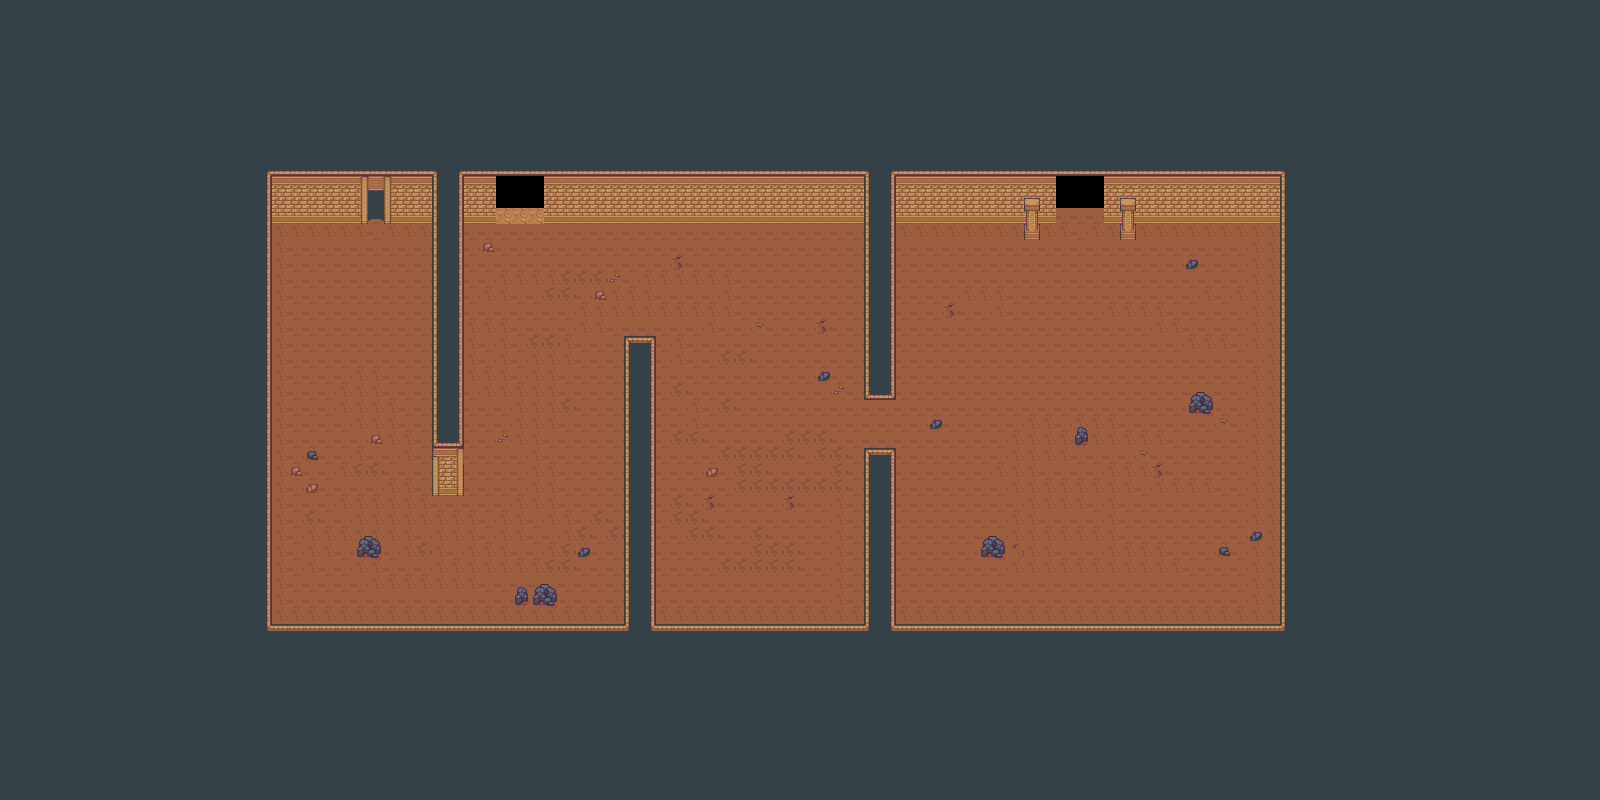

This is a level from a 2D game, rendered from its Tiled map with the project's own tilesets. A one-line summary and the map file follow, with tile-layer data summarised:
An orthogonal 100x50 tile map with 16x16 px tiles, 4 tile layers (Background2, Background1, Foreground2, Foreground1), 1 hidden layer not drawn, 4 tilesets and 28 objects (17x Slime, 8x Breakable, 2x Door, Transition).

<map version="1.2" tiledversion="1.2.5" orientation="orthogonal" renderorder="right-down" width="100" height="50" tilewidth="16" tileheight="16" infinite="0" nextlayerid="13" nextobjectid="93">
 <tileset firstgid="1" source="dungeon.tsx" />
 <tileset firstgid="1480" source="collision.tsx" />
 <tileset firstgid="1482" source="../objects/monsters.tsx" />
 <tileset firstgid="1566" source="../objects/avatar.tsx" />
 <layer id="6" name="Background2" width="100" height="50">
  <data>[5000 cells, 1938 non-empty, 16 distinct tile ids]</data>
 </layer>
 <layer id="11" name="Background1" width="100" height="50">
  <data>[5000 cells, 27 non-empty, 10 distinct tile ids]</data>
 </layer>
 <layer id="8" name="Foreground2" width="100" height="50">
  <data>[5000 cells, 3521 non-empty, 31 distinct tile ids]</data>
 </layer>
 <layer id="12" name="Foreground1" width="100" height="50">
  <data>[5000 cells, 6 non-empty, 3 distinct tile ids]</data>
 </layer>
 <layer id="7" name="Collision" width="100" height="50" visible="0">
  <data>[5000 cells, 299 non-empty, 1 distinct tile ids]</data>
 </layer>
 <objectgroup id="10" name="Objects">
  <object id="58" name="Slime" type="Slime" gid="1486" x="292" y="388" width="32" height="32" />
  <object id="60" name="Slime" type="Slime" gid="1486" x="320" y="336" width="32" height="32" />
  <object id="61" name="Slime" type="Slime" gid="1486" x="368" y="344" width="32" height="32" />
  <object id="62" name="Slime" type="Slime" gid="1486" x="324" y="500" width="32" height="32" />
  <object id="63" name="Slime" type="Slime" gid="1486" x="364" y="296" width="32" height="32" />
  <object id="68" name="Overworld Transition" type="Transition" x="368" y="208" width="16" height="16">
   <properties>
    <property name="Direction" value="Down" />
    <property name="Level" value="levels/overworld.tmx" />
    <property name="TransitionID" type="int" value="0" />
   </properties>
   <ellipse />
  </object>
  <object id="69" name="Door" type="Door" x="1056" y="176" width="48" height="48">
   <properties>
    <property name="Direction" value="Down" />
    <property name="IsBoss" type="bool" value="true" />
    <property name="Level" value="levels/dungeon_boss.tmx" />
    <property name="TransitionID" type="int" value="2" />
   </properties>
   <ellipse />
  </object>
  <object id="71" name="Breakable" type="Breakable" gid="236" x="400" y="368" width="16" height="16">
   <properties>
    <property name="BreakableType" type="int" value="0" />
   </properties>
  </object>
  <object id="72" name="Breakable" type="Breakable" gid="236" x="288" y="432" width="16" height="16">
   <properties>
    <property name="BreakableType" type="int" value="0" />
   </properties>
  </object>
  <object id="73" name="Breakable" type="Breakable" gid="236" x="448" y="544" width="16" height="16">
   <properties>
    <property name="BreakableType" type="int" value="0" />
   </properties>
  </object>
  <object id="74" name="Breakable" type="Breakable" gid="236" x="480" y="304" width="16" height="16">
   <properties>
    <property name="BreakableType" type="int" value="0" />
   </properties>
  </object>
  <object id="75" name="Breakable" type="Breakable" gid="236" x="672" y="320" width="16" height="16">
   <properties>
    <property name="BreakableType" type="int" value="0" />
   </properties>
  </object>
  <object id="76" name="Breakable" type="Breakable" gid="236" x="784" y="448" width="16" height="16">
   <properties>
    <property name="BreakableType" type="int" value="0" />
   </properties>
  </object>
  <object id="77" name="Breakable" type="Breakable" gid="236" x="928" y="496" width="16" height="16">
   <properties>
    <property name="BreakableType" type="int" value="0" />
   </properties>
  </object>
  <object id="78" name="Breakable" type="Breakable" gid="236" x="1104" y="400" width="16" height="16">
   <properties>
    <property name="BreakableType" type="int" value="0" />
   </properties>
  </object>
  <object id="79" name="Door" type="Door" x="496" y="176" width="48" height="48">
   <properties>
    <property name="Direction" value="Down" />
    <property name="Level" value="levels/dungeon_secret.tmx" />
    <property name="TransitionID" type="int" value="1" />
   </properties>
   <ellipse />
  </object>
  <object id="80" name="Slime" type="Slime" gid="1486" x="700" y="588" width="32" height="32" />
  <object id="81" name="Slime" type="Slime" gid="1486" x="668" y="548" width="32" height="32" />
  <object id="82" name="Slime" type="Slime" gid="1486" x="748" y="564" width="32" height="32" />
  <object id="83" name="Slime" type="Slime" gid="1486" x="784" y="604" width="32" height="32" />
  <object id="84" name="Slime" type="Slime" gid="1486" x="736" y="488" width="32" height="32" />
  <object id="85" name="Slime" type="Slime" gid="1486" x="804" y="516" width="32" height="32" />
  <object id="86" name="Slime" type="Slime" gid="1486" x="820" y="468" width="32" height="32" />
  <object id="87" name="Slime" type="Slime" gid="1486" x="1020" y="608" width="32" height="32" />
  <object id="89" name="Slime" type="Slime" gid="1486" x="1012" y="536" width="32" height="32" />
  <object id="90" name="Slime" type="Slime" gid="1486" x="940" y="580" width="32" height="32" />
  <object id="91" name="Slime" type="Slime" gid="1486" x="1080" y="584" width="32" height="32" />
  <object id="92" name="Slime" type="Slime" gid="1486" x="1148" y="556" width="32" height="32" />
 </objectgroup>
</map>
